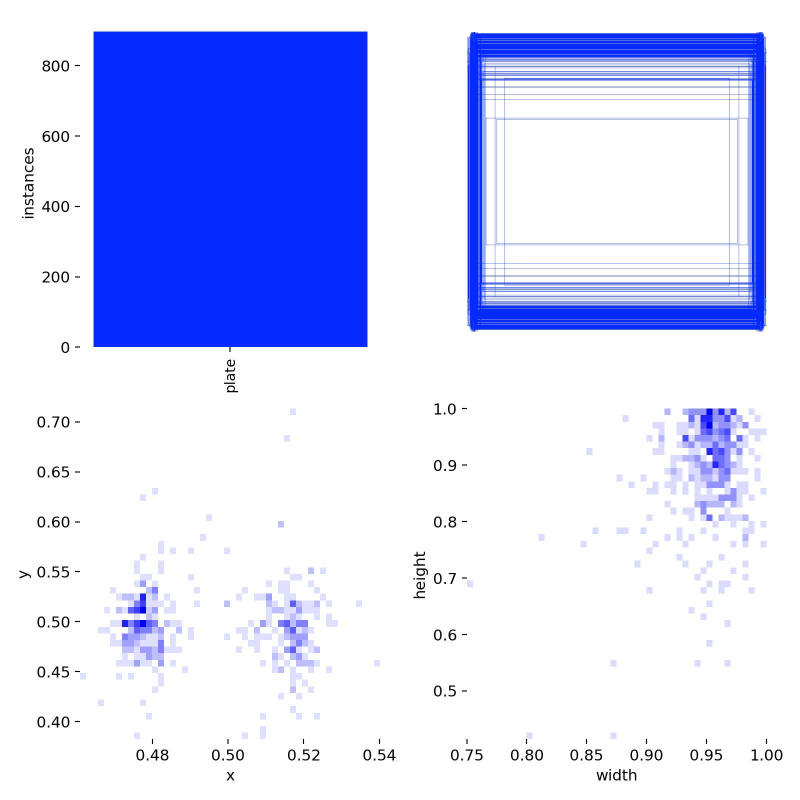
#> input picture runs/detect/plate_detection/labels.jpg, 1600 x 1600 px (shown at 1/2 size)
$ python -i 'import os.py'   (imports and definitions only)
#> lines starting #> are read from the running program, lines starting #| are printed output that depends on the picture
import os
from PIL import Image
import cv2
import shutil
import numpy as np
from tqdm import tqdm
# Paths
SOURCE_ROOT = r"C:/Users/ishit/OneDrive/Desktop/projects/cv project/cv_project_data"
DEST_ROOT   = r"C:/Users/ishit/OneDrive/Desktop/projects/cv project/cv_project_data_preprocessed"
SIZE = (640, 640)
def preprocess_image(img_path, save_path, size=SIZE):
    # Load image
#> called with img_path = 'runs/detect/plate_detection/labels.jpg', save_path = 'out.png', size = (640, 640)
    img = Image.open(img_path)
#> img is the input picture: PIL image 1600x1600 RGB; mean R, G, B 207.6, 214.1, 252.2
    # Convert to RGB if needed
    if img.mode != 'RGB':
        img = img.convert('RGB')
    # Convert to numpy array for OpenCV processing
    img_np = np.array(img)
    img_cv = cv2.cvtColor(img_np, cv2.COLOR_RGB2BGR)
    # Contrast enhancement: CLAHE on each channel
    img_yuv = cv2.cvtColor(img_cv, cv2.COLOR_BGR2YUV)
#> img_yuv: shape (1600, 1600, 3); mean of channels 0, 1, 2 216.5, 145.5, 120.2
    clahe = cv2.createCLAHE(clipLimit=2.0, tileGridSize=(8,8))
    img_yuv[:,:,0] = clahe.apply(img_yuv[:,:,0])
#> img_yuv: shape (1600, 1600, 3); mean of channels 0, 1, 2 215.6, 145.5, 120.2
    img_enhanced = cv2.cvtColor(img_yuv, cv2.COLOR_YUV2BGR)
    img_enhanced = cv2.cvtColor(img_enhanced, cv2.COLOR_BGR2RGB)
    # Make PIL image for resizing
    img = Image.fromarray(img_enhanced)
    # Only downscale; do not upscale small images
    if img.size[0] > size[0] or img.size[1] > size[1]:
        img = letterbox_image(img, size)
    # Optionally, for small images, just center them in a 640x640 blank (letterbox)
    elif img.size != size:
        img = letterbox_image(img, size)
    img.save(save_path)

def letterbox_image(image, target_size):
    # Maintains aspect ratio; pads with gray
#> called with target_size = (640, 640)
    iw, ih = image.size
#> iw = 1600; ih = 1600
    w, h = target_size
    scale = min(w/iw, h/ih)
#> scale = 0.4
    nw = int(iw * scale)
#> nw = 640
    nh = int(ih * scale)
#> nh = 640
    image = image.resize((nw, nh), Image.LANCZOS)
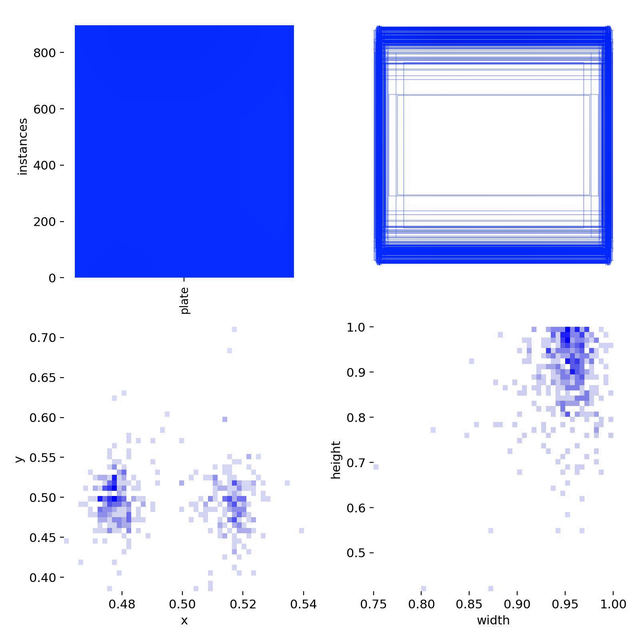
#> image: PIL image 640x640 RGB; mean R, G, B 206.7, 213.1, 251
    new_image = Image.new('RGB', (w, h), (128,128,128))
#> new_image: PIL image 640x640 RGB; every value is 128
    new_image.paste(image, ((w-nw)//2, (h-nh)//2))
    return new_image

def clean_and_preprocess(image_folder, label_folder, dest_image_folder, dest_label_folder):
    os.makedirs(dest_image_folder, exist_ok=True)
    os.makedirs(dest_label_folder, exist_ok=True)
    images = [f for f in os.listdir(image_folder) if f.lower().endswith(('.jpg', '.jpeg', '.png'))]
    count = 0
    for img_name in tqdm(images):
        base = os.path.splitext(img_name)[0]
        label_file = os.path.join(label_folder, base + '.txt')
        if not os.path.exists(label_file):
            continue  # skip images without matching label
        dest_img = os.path.join(dest_image_folder, img_name)
        dest_lbl = os.path.join(dest_label_folder, base + '.txt')
        try:
            preprocess_image(os.path.join(image_folder, img_name), dest_img)
            shutil.copy(label_file, dest_lbl)
            count += 1
        except Exception as ex:
            print(f"Error processing {img_name}: {ex}")
    print(f"Total processed {count} images for {dest_image_folder}")

# [7 lines not run here, left out]

>>> result = preprocess_image('runs/detect/plate_detection/labels.jpg', 'out.png')
